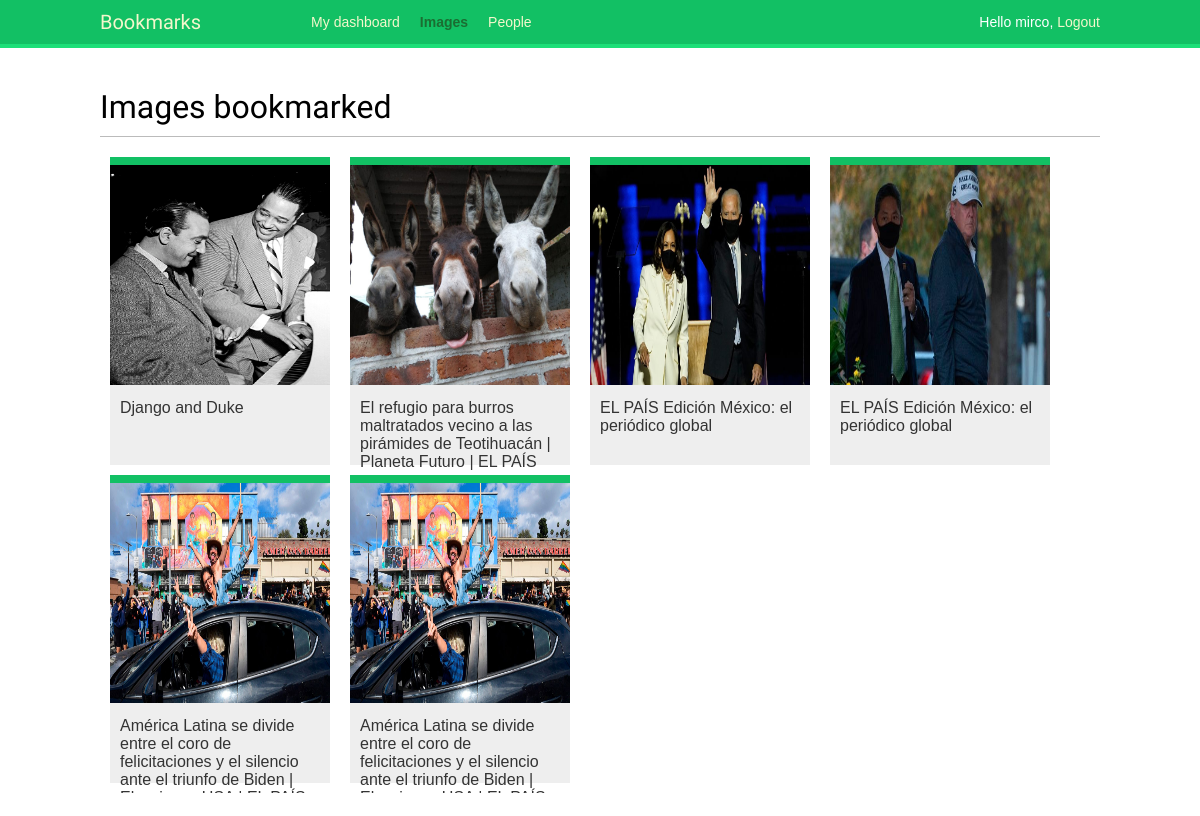
/images/ (signed in), run on an earlier commit of the app's database.
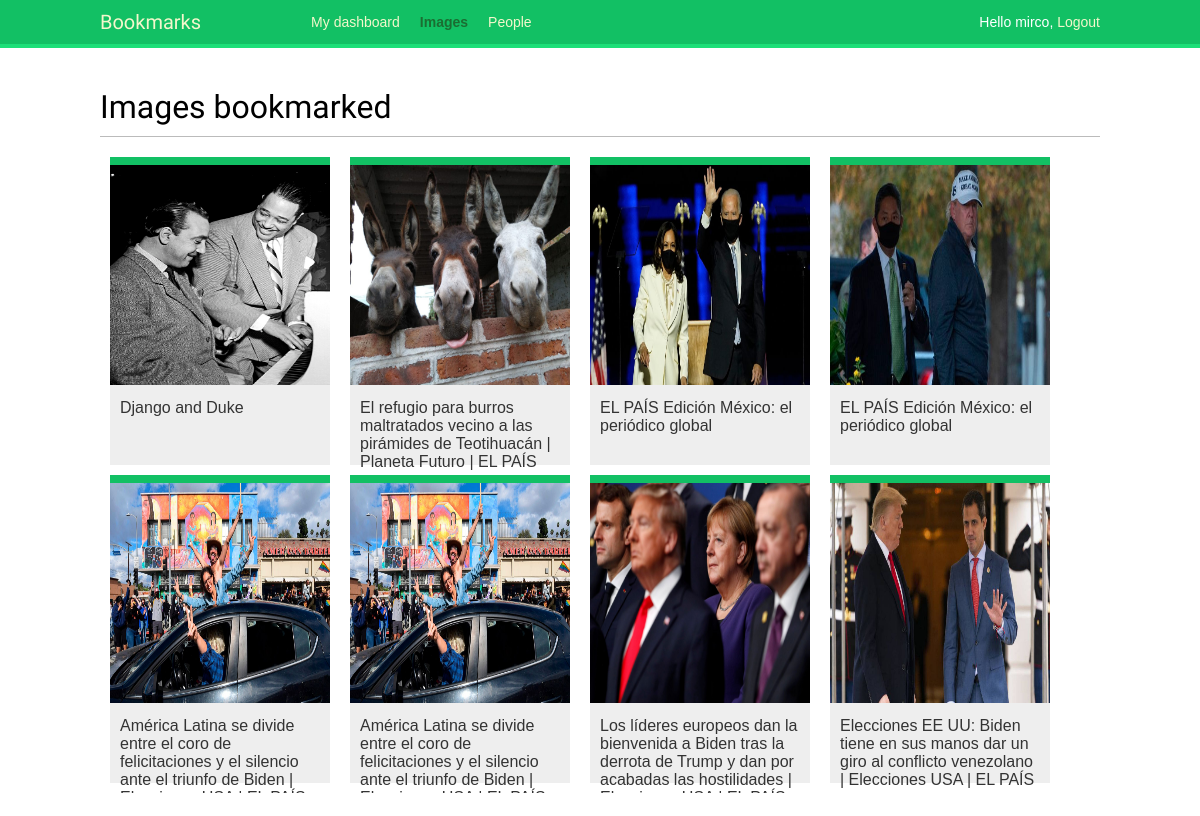
And on a later commit of the database.
### images/models.py (models this page shows, shortened)
class Image(models.Model):
    user = models.ForeignKey(settings.AUTH_USER_MODEL,
                             related_name='images_created',
                             on_delete=models.CASCADE)
    title = models.CharField(max_length=200)
    slug = models.SlugField(max_length=200,
                            blank=True)
    url = models.URLField()
    image = models.ImageField(upload_to='images/%Y/%m/%d/')
    description = models.TextField(blank=True)
    created = models.DateField(auto_now_add=True,
                               db_index=True)
    users_like = models.ManyToManyField(settings.AUTH_USER_MODEL,
                                        related_name='images_liked',
                                        blank=True)
    def get_absolute_url(self):
        return reverse('images:detail', args=[self.id, self.slug])

### images/views.py (the view)
# urls.py: path('', views.image_list, name='list'),
@login_required
def image_list(request):
    images = Image.objects.all()
    paginator = Paginator(images, 8)
    page = request.GET.get('page')
    try:
        images = paginator.page(page)
    except PageNotAnInteger:
        images = paginator.page(1)
    except EmptyPage:
        if request.is_ajax():
            return HttpResponse('')
        images = paginator.page(paginator.num_pages)
    if request.is_ajax():
        return render(request,
                      'images/image/list_ajax.html',
                      {'section': 'images', 'images': images})
    return render(request,
                  'images/image/list.html',
                  {'section': 'images', 'images': images})

### images/templates/images/image/list.html (shortened to what this page needs)
{% extends "base.html" %}
{% block content %}
  <h1>Images bookmarked</h1>
  <div id="image-list">
    {% include "images/image/list_ajax.html" %}
  </div>
{% endblock %}

### images/templates/images/image/list_ajax.html
{% load thumbnail %}
{% for image in images %}
  <div class="image">
    <a href="{{ image.get_absolute_url }}">
      {% thumbnail image.image 300x300 crop="smart" as im %}
      <a href="{{ image.get_absolute_url }}">
        <img src="{{ im.url }}">
      </a>
    </a>
    <div class="info">
      <a href="{{ image.get_absolute_url }}" class="title">
        {{ image.title }}
      </a>
    </div>
  </div>
{% endfor %}

What changed in the data, as far as the page shows it:
added Image: shows a picture, title "Los líderes europeos dan la bienvenida a Biden tras la derrota de Trump y dan por acabadas las hostilidades |…"
added Image: shows a picture, title "Elecciones EE UU: Biden tiene en sus manos dar un giro al conflicto venezolano | Elecciones USA | EL PAÍS"
